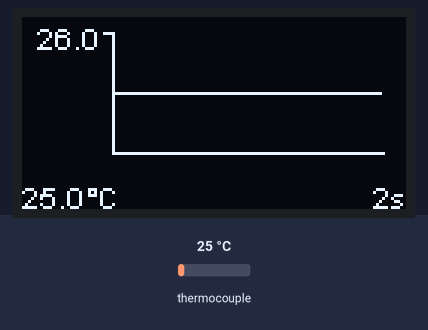
This sketch was run on a simulated ESP32. Shown: 128×64 one-colour display. The test bench sets the inputs (shaded band); at power-on: thermocouple 25 °C. What the sketch prints to the serial monitor is not drawn.

Above: at 1.2 s.
1.3 s: thermocouple set to 6 °C
At 2.7 s:
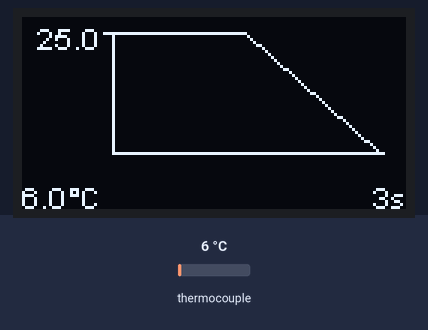
4.3 s: thermocouple set to 75 °C
At 5.5 s:
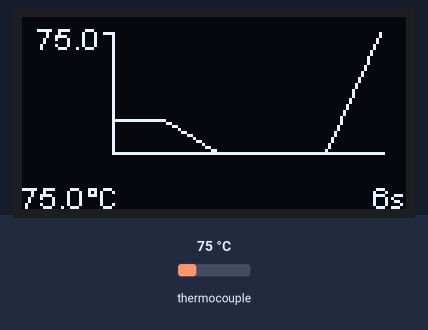
7.3 s: thermocouple set to 150 °C
At 8.9 s:
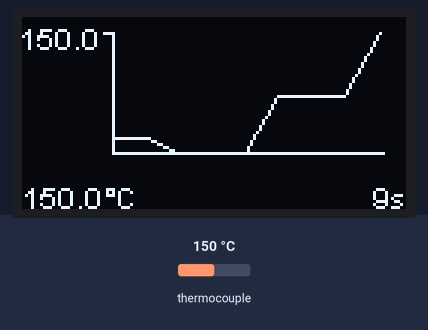
Timing chart, 0 to 10.4 s (numbered marks = the images above; inputs shaded):
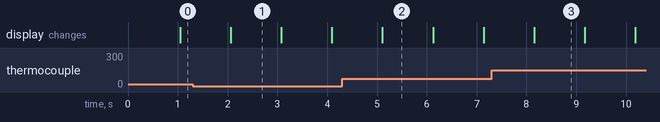

Measured:
- what the display in image 1 shows lasts 1.0 s, from 2.1 s to 3.1 s

The sketch:

max31865_Display_Graph.ino
```cpp
#include <Adafruit_MAX31865.h>
#include <Wire.h>
#include "HT_SSD1306Wire.h"

//Display init
#ifdef WIRELESS_STICK_V3
static SSD1306Wire display(0x3c, 500000, 17, 18, GEOMETRY_64_32, RST_OLED);
#else
static SSD1306Wire display(0x3c, 500000, 17, 18, GEOMETRY_128_64, RST_OLED);
#endif

//Variable for graph
const int MAX_POINTS = 100;   // ~100 punti visibili
float tempHistory[MAX_POINTS];
int dataIndex = 0;
bool filled = false;

unsigned long elapsedSeconds = 0;  // tempo totale

// Function for map and float
float mapFloat(float x, float in_min, float in_max, float out_min, float out_max) {
  return (x - in_min) * (out_max - out_min) / (in_max - in_min) + out_min;
}

// CS-DI-DO_CLK
Adafruit_MAX31865 thermo = Adafruit_MAX31865(34, 35, 33, 36);
// use hardware SPI, just pass in the CS pin

// The value of the Rref resistor. Use 430.0 for PT100 and 4300.0 for PT1000
#define RREF      430.0
// The 'nominal' 0-degrees-C resistance of the sensor
// 100.0 for PT100, 1000.0 for PT1000
#define RNOMINAL  100.0


void setup() {
  Serial.begin(115200);
  //Display setup
  display.init();
  display.clear();
  display.setTextAlignment(TEXT_ALIGN_CENTER);
  display.setFont(ArialMT_Plain_10);
  //Max setup
  Serial.println("Adafruit MAX31865 PT100 Sensor Test!");
  thermo.begin(MAX31865_2WIRE);  // set to 3WIRE or 4WIRE as necessary
}


void loop() {
  //Temperature measurement and calculation
  uint16_t rtd = thermo.readRTD();
  float ratio = rtd;
  ratio /= 32768;
  float temperatureC = thermo.temperature(RNOMINAL,RREF);
  Serial.println(thermo.temperature(RNOMINAL, RREF));
  Serial.println();

  // Update buffer for visualization
  tempHistory[dataIndex] = temperatureC;
  dataIndex = (dataIndex + 1) % MAX_POINTS;
  if (dataIndex == 0) filled = true;
  elapsedSeconds++;

  // Range Calculation
  int count = filled ? MAX_POINTS : dataIndex;
  float tMin = tempHistory[0], tMax = tempHistory[0];
  for (int i = 0; i < count; i++) {
    tMin = min(tMin, tempHistory[i]);
    tMax = max(tMax, tempHistory[i]);
  }
  if (tMin == tMax) { tMin -= 1; tMax += 1; }

  display.clear();

  // Set the actual temperature in the bottom left corner
  display.setTextAlignment(TEXT_ALIGN_LEFT);
  display.drawString(0, 54, String(temperatureC, 1) + "°C");
  // Right coordinate for Heltec WiFi kit 32 Display
  int graphX0 = 30;     // Left margin
  int graphY0 = 45;     // Graph baseline
  int graphH  = 40;     // Graph height
  int graphW  = 90;     // Graph width

  // Axes
  display.drawLine(graphX0, graphY0 - graphH, graphX0, graphY0);  // Y
  display.drawLine(graphX0, graphY0, graphX0 + graphW, graphY0);  // X

  // Only max on Y
  int yTop = graphY0 - graphH;
  display.drawLine(graphX0 - 3, yTop, graphX0, yTop);
  display.setTextAlignment(TEXT_ALIGN_RIGHT);
  display.drawString(graphX0 - 4, yTop - 4, String(tMax, 1));

  // Time on bottom right corner
  String timeStr = String(elapsedSeconds);
  int xRight = 128; // right edge of the display
  display.setTextAlignment(TEXT_ALIGN_RIGHT);
  display.drawString(xRight, 54, timeStr + "s");

  // Graph with auto-update
  for (int i = 1; i < count; i++) {
    int x1 = (int)mapFloat(i - 1, 0, count - 1, graphX0, graphX0 + graphW - 1);
    int x2 = (int)mapFloat(i,     0, count - 1, graphX0, graphX0 + graphW - 1);
    int y1 = graphY0 - (int)mapFloat(tempHistory[(dataIndex + i - 1) % count], tMin, tMax, 0, graphH);
    int y2 = graphY0 - (int)mapFloat(tempHistory[(dataIndex + i) % count],     tMin, tMax, 0, graphH);
    display.drawLine(x1, y1, x2, y2);
  }

  display.display();
  delay(1000); //wait 1 sec for the next measurement
}
```
